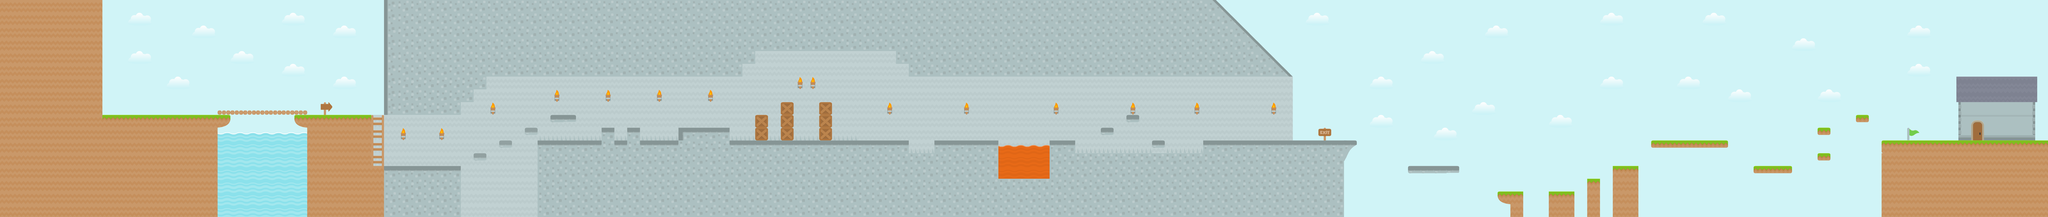

Tiled map render using the project's own tile images. Description and the map definition, with tile-layer contents summarised, below:
An orthogonal 160x17 tile map with 70x70 px tiles, 6 tile layers (Capa de patrones 4, parallax, Main, Details, ...) and 103 objects.

<map version="1.0" orientation="orthogonal" renderorder="right-down" width="160" height="17" tilewidth="70" tileheight="70" nextobjectid="389">
 <properties>
  <property name="NoDraw" type="int" value="0" />
 </properties>
 <tileset firstgid="1" name="tiles_spritesheet" tilewidth="70" tileheight="70" spacing="2" tilecount="522" columns="18">
  <image source="tiles_spritesheet.png" width="1294" height="2086" />
 </tileset>
 <layer name="Capa de patrones 4" width="160" height="17">
  <properties>
   <property name="speed" type="float" value="1" />
  </properties>
  <data>[2720 cells, 2720 non-empty, 1 distinct tile ids]</data>
 </layer>
 <layer name="parallax" width="160" height="17">
  <properties>
   <property name="NoDraw" type="int" value="0" />
   <property name="speed" type="float" value="0.2" />
  </properties>
  <data>[2720 cells, 144 non-empty, 2 distinct tile ids]</data>
 </layer>
 <layer name="Main" width="160" height="17">
  <properties>
   <property name="NoDraw" type="int" value="0" />
   <property name="speed" type="float" value="1" />
  </properties>
  <data>[2720 cells, 2409 non-empty, 50 distinct tile ids]</data>
 </layer>
 <layer name="Details" width="160" height="17">
  <properties>
   <property name="NoDraw" type="int" value="0" />
   <property name="speed" type="float" value="1" />
  </properties>
  <data>[2720 cells, 31 non-empty, 9 distinct tile ids]</data>
 </layer>
 <layer name="Water" width="160" height="17" opacity="0.8">
  <properties>
   <property name="NoDraw" type="int" value="0" />
   <property name="speed" type="float" value="1" />
  </properties>
  <data>[2720 cells, 66 non-empty, 2 distinct tile ids]</data>
 </layer>
 <layer name="Walkable" width="160" height="17" opacity="0">
  <properties>
   <property name="NoDraw" type="int" value="1" />
   <property name="speed" type="float" value="1" />
  </properties>
  <data>[2720 cells, 1449 non-empty, 1 distinct tile ids]</data>
 </layer>
 <objectgroup name="Collider">
  <properties>
   <property name="speed" type="float" value="1" />
  </properties>
  <object id="6" x="490" y="-2" width="70" height="702">
   <properties>
    <property name="Type" type="int" value="1" />
   </properties>
  </object>
  <object id="8" x="560.042" y="630" width="629.792" height="66">
   <properties>
    <property name="Type" type="int" value="2" />
   </properties>
  </object>
  <object id="12" x="1189.7" y="605" width="489.972" height="24.637">
   <properties>
    <property name="Type" type="int" value="2" />
   </properties>
  </object>
  <object id="49" x="2000.68" y="910.091" width="514.318" height="47.9091">
   <properties>
    <property name="Type" type="int" value="2" />
   </properties>
  </object>
  <object id="53" x="3010.25" y="629.5" width="139.5" height="39.5">
   <properties>
    <property name="Type" type="int" value="12" />
   </properties>
  </object>
  <object id="54" x="3290" y="700.25" width="69.5" height="68.75">
   <properties>
    <property name="Type" type="int" value="12" />
   </properties>
  </object>
  <object id="55" x="3430.18" y="699.818" width="69.4545" height="69.2273">
   <properties>
    <property name="Type" type="int" value="12" />
   </properties>
  </object>
  <object id="56" x="3710.25" y="700.25" width="280" height="70">
   <properties>
    <property name="Type" type="int" value="12" />
   </properties>
  </object>
  <object id="77" x="4690" y="770.25" width="279.667" height="69.75">
   <properties>
    <property name="Type" type="int" value="12" />
   </properties>
  </object>
  <object id="84" x="5739.82" y="770" width="139.636" height="69.2727">
   <properties>
    <property name="Type" type="int" value="12" />
   </properties>
  </object>
  <object id="86" x="4340" y="752.909" width="140" height="17.2727">
   <properties>
    <property name="Type" type="int" value="3" />
   </properties>
  </object>
  <object id="90" x="5879.5" y="822.5" width="419.5" height="17">
   <properties>
    <property name="Type" type="int" value="3" />
   </properties>
  </object>
  <object id="91" x="6020" y="699.5" width="68.5" height="39">
   <properties>
    <property name="Type" type="int" value="12" />
   </properties>
  </object>
  <object id="92" x="6160.5" y="629.5" width="68.5" height="38.5">
   <properties>
    <property name="Type" type="int" value="12" />
   </properties>
  </object>
  <object id="93" x="6300.5" y="770" width="68.5" height="39.5">
   <properties>
    <property name="Type" type="int" value="12" />
   </properties>
  </object>
  <object id="94" x="6374" y="821.5" width="205" height="17.5">
   <properties>
    <property name="Type" type="int" value="3" />
   </properties>
  </object>
  <object id="95" x="6579" y="769" width="841" height="70">
   <properties>
    <property name="Type" type="int" value="12" />
   </properties>
  </object>
  <object id="96" x="7700.5" y="910.5" width="278.5" height="39">
   <properties>
    <property name="Type" type="int" value="12" />
   </properties>
  </object>
  <object id="97" x="8189.93" y="1050.01" width="141" height="31.5833">
   <properties>
    <property name="Type" type="int" value="12" />
   </properties>
  </object>
  <object id="100" x="9028.5" y="770.5" width="421.5" height="39.5">
   <properties>
    <property name="Type" type="int" value="12" />
   </properties>
  </object>
  <object id="101" x="9589.5" y="910.5" width="209.5" height="38.5">
   <properties>
    <property name="Type" type="int" value="12" />
   </properties>
  </object>
  <object id="102" x="9940" y="839" width="69.5" height="41.5">
   <properties>
    <property name="Type" type="int" value="12" />
   </properties>
  </object>
  <object id="103" x="9938.5" y="700.5" width="71" height="38.5">
   <properties>
    <property name="Type" type="int" value="12" />
   </properties>
  </object>
  <object id="104" x="10150" y="630" width="70.5" height="40">
   <properties>
    <property name="Type" type="int" value="12" />
   </properties>
  </object>
  <object id="105" x="10289" y="770.125" width="911" height="418.875">
   <properties>
    <property name="Type" type="int" value="2" />
   </properties>
  </object>
  <object id="299" x="10289.5" y="778" width="14.1667" height="410.667">
   <properties>
    <property name="Type" type="int" value="13" />
   </properties>
  </object>
  <object id="301" x="8945.58" y="930" width="14.1667" height="260">
   <properties>
    <property name="Type" type="int" value="1" />
   </properties>
  </object>
  <object id="302" x="11184.9" y="1.33317" width="14.1667" height="766.667">
   <properties>
    <property name="Type" type="int" value="7" />
   </properties>
  </object>
  <object id="303" x="5456.92" y="783" width="3.18754" height="56.917">
   <properties>
    <property name="Type" type="int" value="1" />
   </properties>
  </object>
  <object id="304" x="5740.58" y="782.875" width="2.83337" height="56.542">
   <properties>
    <property name="Type" type="int" value="13" />
   </properties>
  </object>
  <object id="305" x="5876.52" y="783.197" width="2.636" height="55.7727">
   <properties>
    <property name="Type" type="int" value="1" />
   </properties>
  </object>
  <object id="306" x="6579.68" y="782.78" width="2.636" height="55.5227">
   <properties>
    <property name="Type" type="int" value="13" />
   </properties>
  </object>
  </objectgroup>
 <objectgroup name="Player">
  <properties>
   <property name="speed" type="float" value="1" />
  </properties>
  <!-- 1 objects omitted --></objectgroup>
</map>
<!-- 71 of 103 objects omitted -->